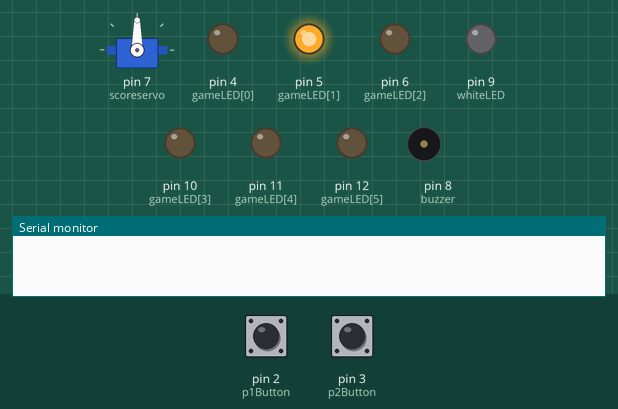
A sketch run on a simulated Arduino Uno, built with avr-gcc and run on an emulated ATmega328P. On the bench: servo, output pins drawn as LEDs (lit = HIGH), buzzer (waves = sounding), the last lines printed to the serial monitor. Dashed ring = blinking. The inputs (shaded band) are chosen by the test bench; at power-on: pin 2 (p1Button) HIGH, pin 3 (p2Button) HIGH. Random numbers use the default seed unless the sketch sets one.

Above: at 1.2 s.
1.3 s: pin 2 (p1Button) pulled LOW for 0.15 s
At 2.4 s:
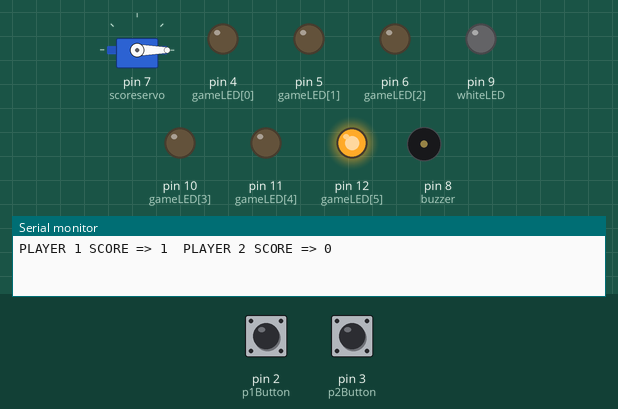
4.4 s: pin 3 (p2Button) pulled LOW for 0.15 s
At 5.4 s:
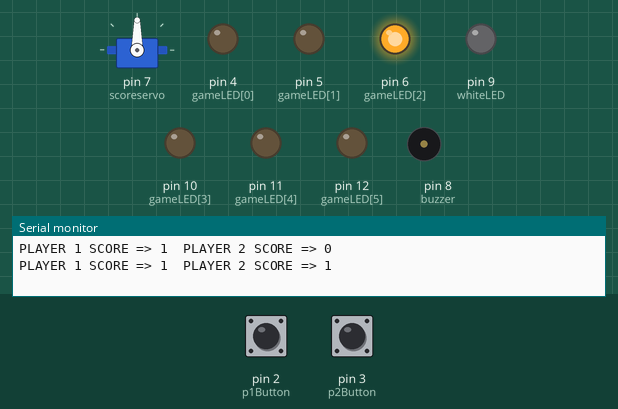
7.5 s: pin 2 (p1Button) pulled LOW for 1 s
At 8.4 s:
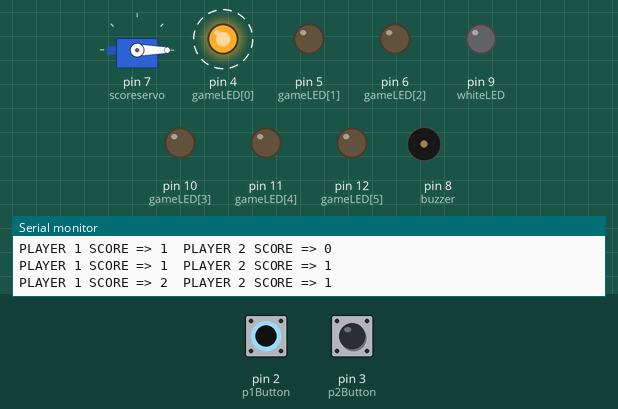
11.5 s: pin 3 (p2Button) pulsed LOW 5 times (0.12 s each, 0.3 s apart)
At 14.4 s:
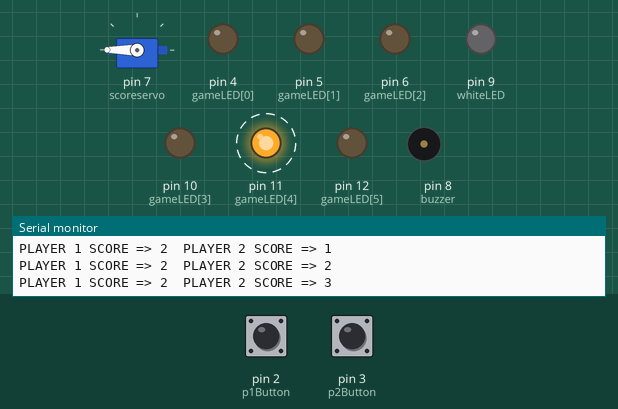
18.5 s: pin 2 (p1Button) pulled LOW for 0.15 s
At 19.4 s:
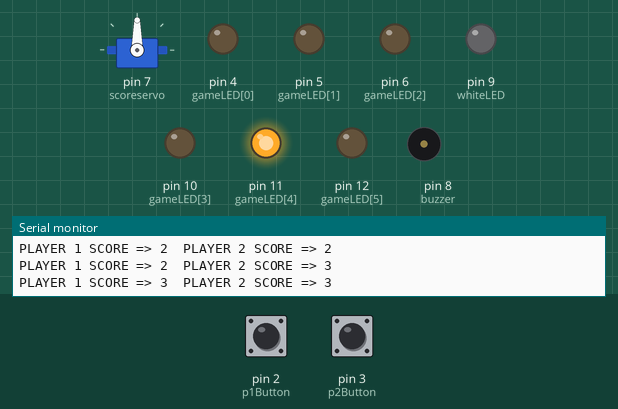
Timing chart, 0 to 22.6 s (numbered marks = the images above; inputs shaded):
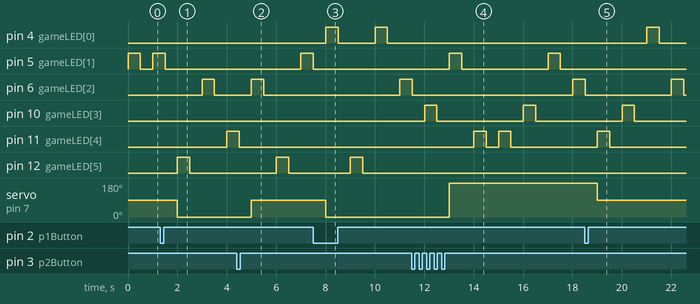

The sketch:

mole.ino
```cpp
#include <Servo.h>

Servo scoreservo;
int servo_pos = 90;

// Game Component Setup
int gameLED[] = {4,5,6, 10, 11, 12}; // BLUE LEDS FOR PLAYER 1
int whiteLED = 9; // WHITE SCORE LEDS

int buzzer = 8;

int p1Button = 2; // Player 1 Button
int p2Button = 3; // Player 2 Button

int flag1 = 0; // Debouncing for button 1
int flag2 = 0; // Debouncing for button 2

// PLAYER SCORE
volatile int p1score;
volatile int p2score;

// Game Setup Variables
int timeDelay=500; // time delay between lights on/off
int whiteLEDOn = 1; // whether point has been scored

int randNum; // for selection of random pin
int lastRand;
int probCount1, probCount2;

//setup interrupt, button input and LED outputs
void setup() {

  Serial.begin(9600);

  //Setting Servo
  scoreservo.attach(7);

  //An interrupt is set up, not in loop.
  attachInterrupt(0, playerOneInput, FALLING);
  attachInterrupt(1, playerTwoInput, FALLING);

  // Configuring Components
  for (int i=0; i<6; i++){
    pinMode(gameLED[i], OUTPUT);
  }

  pinMode(p1Button, INPUT);
  pinMode(p2Button, INPUT);
  pinMode(whiteLED, OUTPUT);

  pinMode(buzzer, OUTPUT);

  // Setting score to zero.
  p1score = 0;
  p2score = 0;

  lastRand = -99;
  probCount1 = 0;
  probCount2 = 0;
}

// GAMELOOP
void loop() {

  /* Pseudocode for servo
    if p1score > p2score : turn servo 180 towards p1
    else if p2score > p1score : turn servo 180 towards p2
    else if p1score == p2score : no deflection
  */

  while(p1score<10 && p2score<10){

    if(p1score>p2score){
      scoreservo.write(0);
    }
    else if(p2score > p1score){
      scoreservo.write(180);
    }
    else{
      scoreservo.write(90);
    }

    // MY RANDOM GENERATOR
    randNum = random(6);

    if(randNum <= 2){
      if(lastRand == -99)
        probCount1 += 1;
      if(lastRand >=0 && lastRand<= 2)
        probCount1 +=1;
    }

    else{
      if(lastRand = -99)
        probCount2 += 1;
      if(lastRand >= 3 && lastRand <= 5)
        probCount2 += 1;
    }

    if(probCount1 > 2){
      int temp = random(3,6);
      digitalWrite(gameLED[temp], HIGH);
      probCount1 = 0;
      lastRand = -99;
      delay(timeDelay);
      digitalWrite(gameLED[temp], LOW);
      delay(timeDelay);
      continue;
    }
    else if(probCount2 > 2){
      int temp = random(0,3);
      digitalWrite(gameLED[temp], HIGH);
      probCount2 = 0;
      lastRand = -99;
      delay(timeDelay);
      digitalWrite(gameLED[temp], LOW);
      delay(timeDelay);
      continue;
    }

    digitalWrite(gameLED[randNum], HIGH);
    delay(timeDelay);
    digitalWrite(gameLED[randNum], LOW);
    delay(timeDelay);

    lastRand = randNum;
  }

  if(p1score >=10 || p2score >=10){
    // Flashes all LEDs when score is 10, i.e game is over
    if(p1score>=10 && p2score <10){
      digitalWrite(4,HIGH); //Red
      digitalWrite(5,HIGH); //Blue
      digitalWrite(6,HIGH); //Green
    }
    else{
      digitalWrite(10, HIGH);
      digitalWrite(11,HIGH);
      digitalWrite(12,HIGH);
    }

    digitalWrite(9, HIGH); //White
  }

}

// PLAYER 1
void playerOneInput() {
  static unsigned long last_interrupt_time = 0;
  unsigned long interrupt_time = millis();

  if (interrupt_time - last_interrupt_time > 200)
  {
    if(digitalRead(gameLED[0]) == HIGH || digitalRead(gameLED[1]) == HIGH || digitalRead(gameLED[2]) == HIGH){
      tone(buzzer, 85);
      delay(500);
      noTone(buzzer);
      p1score +=1;
      Serial.print("PLAYER 1 SCORE => ");
      Serial.print(p1score);
      Serial.print("\tPLAYER 2 SCORE => ");
      Serial.println(p2score);
      digitalWrite(whiteLED, HIGH);
      delay(1000);
      digitalWrite(whiteLED, LOW);
    }
  }
  last_interrupt_time = interrupt_time;
}

// PLAYER 2
void playerTwoInput(){
  static unsigned long last_interrupt_time = 0;
  unsigned long interrupt_time = millis();

  if (interrupt_time - last_interrupt_time > 200)
  {
    if(digitalRead(gameLED[3]) == HIGH || digitalRead(gameLED[4]) == HIGH || digitalRead(gameLED[5]) == HIGH){
      p2score +=1;
      Serial.print("PLAYER 1 SCORE => ");
      Serial.print(p1score);
      Serial.print("\tPLAYER 2 SCORE => ");
      Serial.println(p2score);
      digitalWrite(whiteLED, HIGH);
      delay(1000);
      digitalWrite(whiteLED, LOW);

      tone(buzzer, 85);
      delay(500);
      noTone(buzzer);
    }
  }
  last_interrupt_time = interrupt_time;
}
```

Measured:
- after the input at 1.3 s, servo on pin 7 (scoreservo): 90° → 0° after 0.70 s
- after the input at 4.4 s, servo on pin 7 (scoreservo): 0° → 90° after 0.60 s
- after the input at 7.5 s, servo on pin 7 (scoreservo): 90° → 0° after 0.51 s
- after the input at 11.5 s, servo on pin 7 (scoreservo): 0° → 180° after 1.5 s
- after the input at 18.5 s, servo on pin 7 (scoreservo): 180° → 90° after 0.51 s
- by itself, pin 5 (gameLED[1]), pin 10 (gameLED[3]): alternates HIGH for 0.50 s and LOW for 3.5 s
- by itself, pin 11 (gameLED[4]): alternates HIGH for 0.50 s and LOW for 0.50 s, 4 changes in all, then stays LOW
